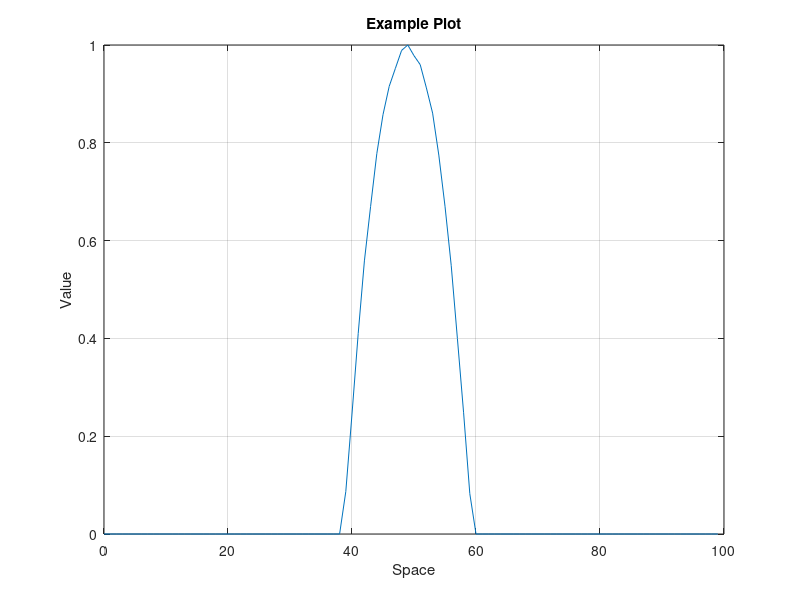

MATLAB code for this plot:
% Load the data
data = load('normalizedTargetFieldActivation.txt');

% Create a spatial vector (assuming a spatial step of 1 )
space = 0:1:length(data)-1;

% Plot the data
plot(space, data);

% Add labels and title
xlabel('Space');
ylabel('Value');
title('Example Plot');

% Show the grid
grid on;

% Show the plot
figure;


%% matrix
% Open the file
fid = fopen('input - target_weights.txt', 'r');

% Read the size of the matrix
matrix_size = fscanf(fid, '%d %d', [1, 2]);

% Skip the first line
fgetl(fid);

% Read the data
data = fscanf(fid, '%f', [matrix_size(2), matrix_size(1)]);

% Close the file
fclose(fid);

% Reshape the data to a 2D matrix
data = data';

% Create 3D plot
figure;
[X, Y] = meshgrid(1:matrix_size(1), 1:matrix_size(2));
surf(X, Y, data);

title('Your 3D Matrix');
xlabel('X-axis');
ylabel('Y-axis');
zlabel('Z-axis');
colormap('jet'); % Change the colormap (e.g., 'jet', 'gray', 'hot', etc.)
colorbar;
grid on;


